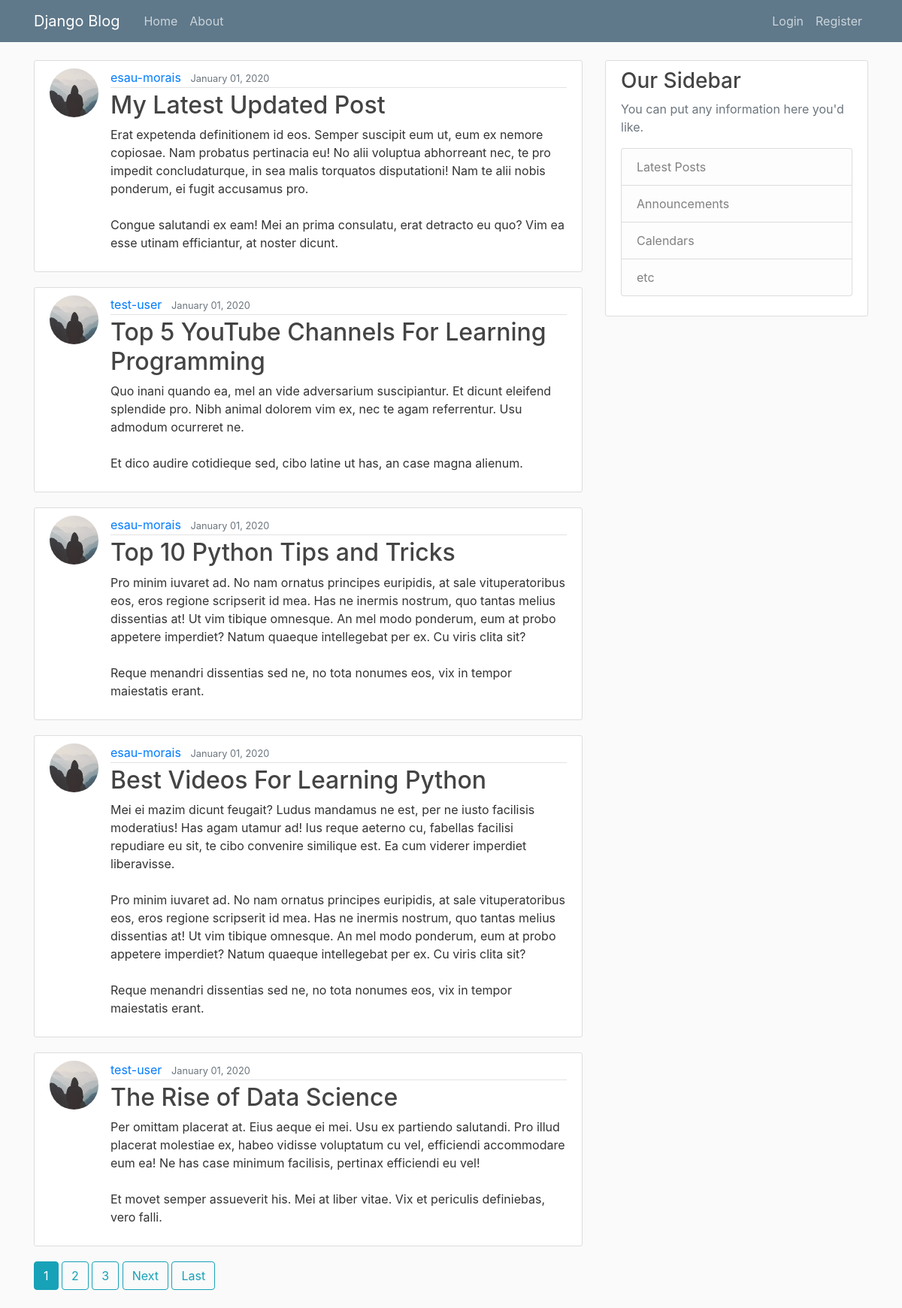
/, run on an earlier commit of the app's database.
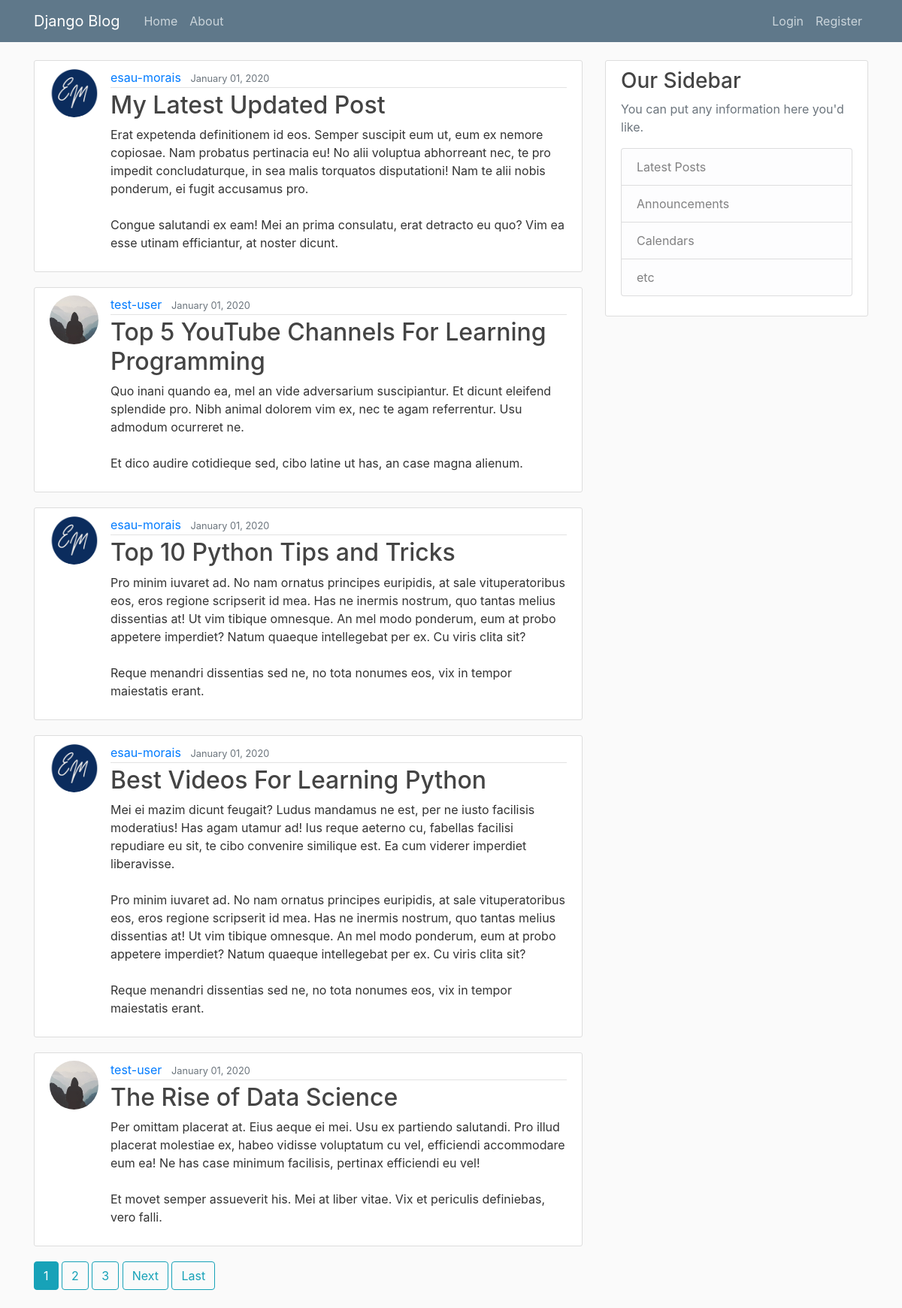
And on a later commit of the database.
### website/models.py (models this page shows, shortened)
class Post(models.Model):
  title = models.CharField(max_length=100)
  content = models.TextField()
  date_posted = models.DateTimeField(default=timezone.now)
  author = models.ForeignKey(User, on_delete=models.CASCADE)

### users/models.py (models this page shows, shortened)
class Profile(models.Model):
	user = models.OneToOneField(User, on_delete=models.CASCADE)
	image = models.ImageField(default='default.jpg', upload_to='profile_pics')

### website/views.py (the view)
# urls.py: path('', PostListView.as_view(), name='website-home'),
class PostListView(ListView):
    model = Post
    template_name = 'website/home.html'  # <app>/<model>_<viewtype>.html
    context_object_name = 'posts'
    ordering = ['-date_posted']
    paginate_by = 5

### website/templates/website/home.html (shortened to what this page needs)
{% extends 'website/base.html' %}
{% block content %}
	{% for post in posts %}
		<article class="media content-section">
			<img class="rounded-circle article-img" src="{{ post.author.profile.image.url }}" alt="">
		  <div class="media-body">
		    <div class="article-metadata">
		      <a class="mr-2" href="{% url 'user-posts' post.author.username %}">{{ post.author }}</a>
		      <small class="text-muted">{{ post.date_posted|date:'F d, Y' }}</small>
		    </div>
		    <h2><a class="article-title" href="{% url 'post-detail' post.id %}">{{ post.title }}</a></h2>
		    <p class="article-content">{{ post.content }}</p>
		  </div>
		</article>
	{% endfor %}
	{% if is_paginated %}
		{% for num in page_obj.paginator.page_range %}
			{% if page_obj.number == num %}
				<a class="btn btn-info mb-4" href="?page={{ num }}">{{ num }}</a>
			{% elif num > page_obj.number|add:'-3' and num < page_obj.number|add:'3' %}
				<a class="btn btn-outline-info mb-4" href="?page={{ num }}">{{ num }}</a>
			{% endif %}
		{% endfor %}
		{% if page_obj.has_next %}
			<a class="btn btn-outline-info mb-4" href="?page={{ page_obj.next_page_number }}">Next</a>
			<a class="btn btn-outline-info mb-4" href="?page={{ page_obj.paginator.num_pages }}">Last</a>
		{% endif %}
	{% endif %}
{% endblock content %}

What changed in the data, as far as the page shows it:
changed through a linked row, Post "My Latest Updated Post": author.profile.image: picture added in place of a placeholder
changed through a linked row, Post "Top 10 Python Tips and Tricks": author.profile.image: picture added in place of a placeholder
changed through a linked row, Post "Best Videos For Learning Python": author.profile.image: picture added in place of a placeholder
